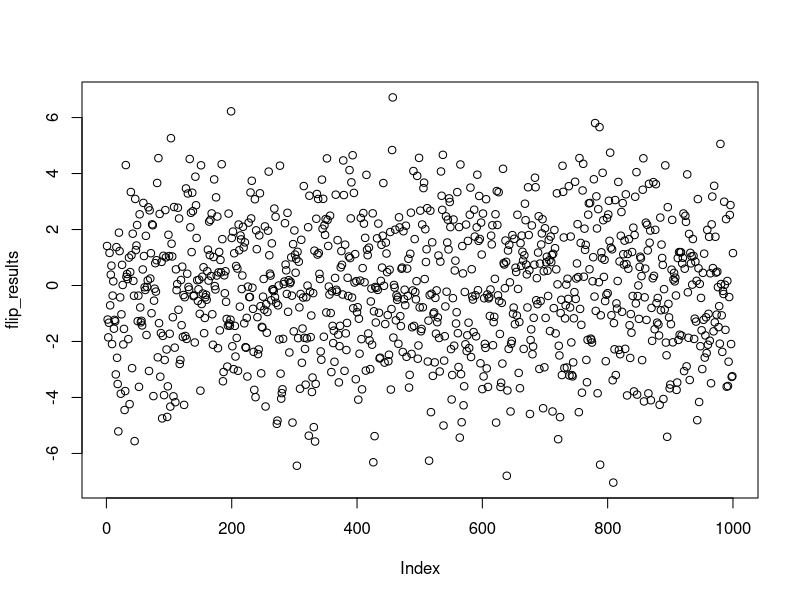
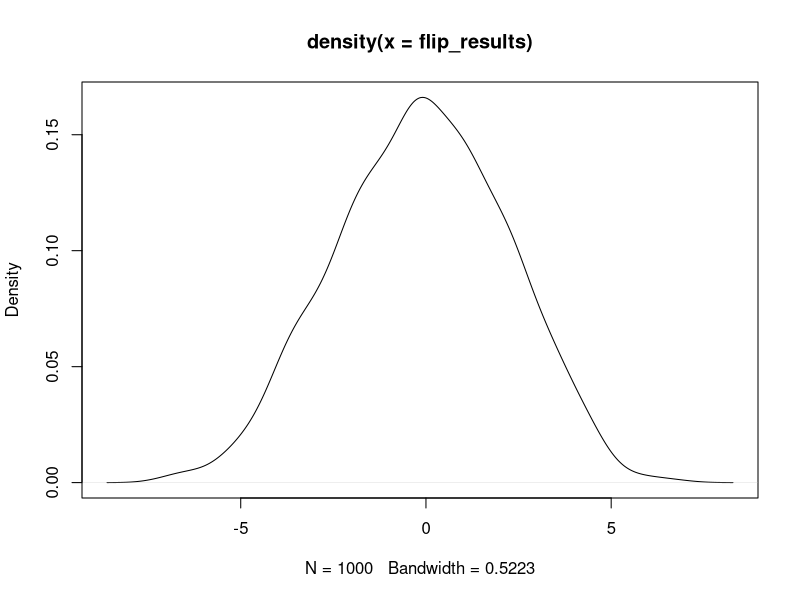

Generate these figures, in order, with R:
# 1000 people flipping a coin 16 times
flip_results <- replicate(1e3, sum(runif(16, -1, 1)))
plot(flip_results)
plot(density(flip_results))